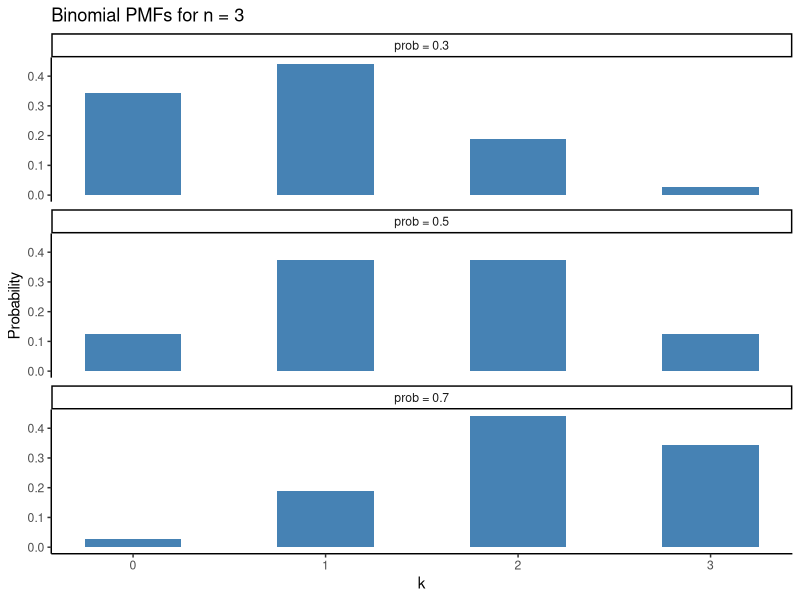
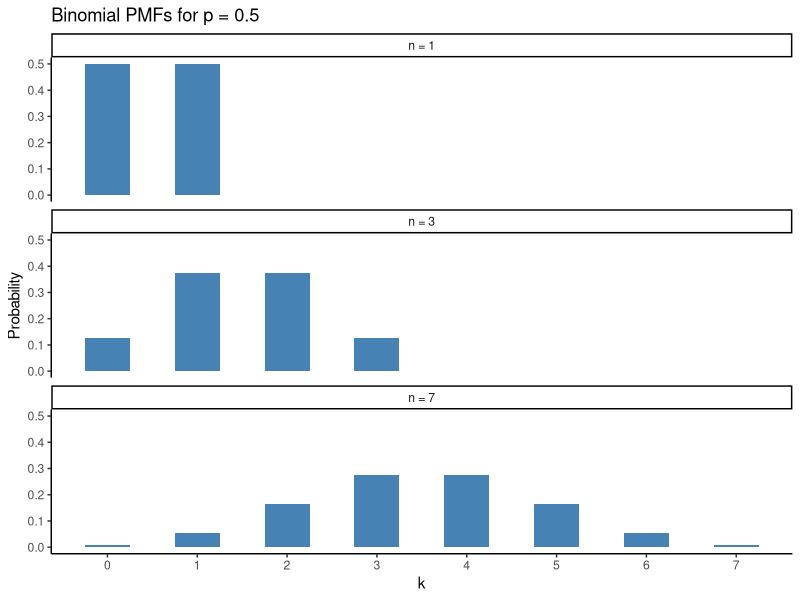

Write the R code that produced these figures, in order.
## ---- chunk 1
dbinom(x = 2, size = 3, prob = 0.3)
## ---- chunk 2
choose(n = 10, k = 5)
## ---- chunk 3
library(tidyverse)

df <- tibble(group = c("prob = 0.3", 
                       "prob = 0.5", 
                       "prob = 0.7"),
             prob = c(0.3, 0.5, 0.7)) |> 
  crossing(k = 0:3) |> 
  mutate(y = dbinom(x = k, size = 3, prob = prob))

ggplot(df) +
  aes(x = k, y = y) +
  geom_bar(stat = "identity", fill = "steelblue", width = 0.5) +
  facet_wrap(~ group, nrow = 3) +
  theme_classic() +
  labs(x = "k", y = "Probability",
       title = "Binomial PMFs for n = 3") +
  scale_x_continuous(breaks = 0:7)
## ---- chunk 4
df <- tibble(group = c("n = 1", 
                       "n = 3", 
                       "n = 7"),
             n = c(1, 3, 7)) |> 
  crossing(k = 0:7) |> 
  mutate(y = dbinom(x = k, size = n, prob = 0.5))

ggplot(df) +
  aes(x = k, y = y) +
  geom_bar(stat = "identity", fill = "steelblue", width = 0.5) +
  facet_wrap(~ group, nrow = 3) +
  theme_classic() +
  labs(x = "k", y = "Probability",
       title = "Binomial PMFs for p = 0.5") +
  scale_x_continuous(breaks = 0:7)
